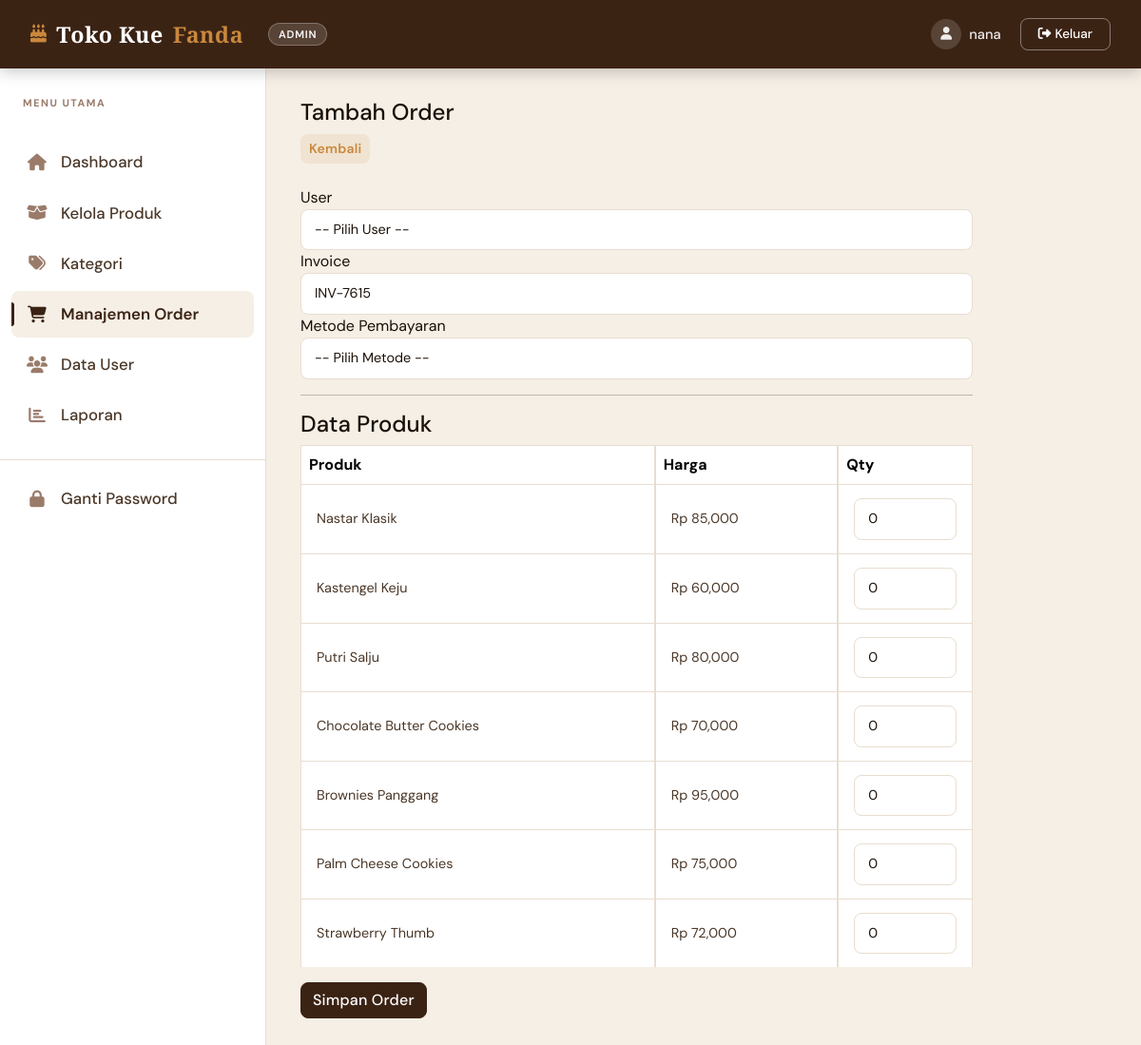
/admin/order_tambah.php (signed in), run on the app's committed database.
### tables this page shows
CREATE TABLE `produk` (
  `produk_id` int(11) NOT NULL,
  `nama_produk` varchar(150) NOT NULL,
  `kategori_id` int(11) NOT NULL,
  `harga` int(11) NOT NULL,
  `stok` int(11) NOT NULL,
  `deskripsi` text NOT NULL,
  `gambar` varchar(255) NOT NULL,
  `created_at` timestamp NOT NULL DEFAULT current_timestamp() ON UPDATE current_timestamp()
);

### admin/order_tambah.php (the view, shortened to what this page needs)
<?php
include 'header.php';
include '../koneksi.php';
?>
<div class="container">
    <div class="panel">
        <div class="panel-heading">
            <h4>Tambah Order</h4>
        </div>
        <div class="panel-body">
            <div class="col-md-10 col-md-offset-1">
                <a href="order.php" class="btn btn-sm btn-info pull-right">
                    Kembali
                </a>
                <br><br>
                <form method="POST" action="order_aksi.php">
                    <div class="form-group">
                        <label>User</label>
                        <select name="user_id" class="form-control" required>
                            <option value="">
                                -- Pilih User --
                            </option>
                        </select>
                    </div>
                    <div class="form-group">
                        <label>Invoice</label>
                        <input type="text"
                               name="invoice"
                               class="form-control"
                               value="INV-<?php echo rand(1000,9999); ?>"
                               readonly>
                    </div>
                    <div class="form-group">
                        <label>Metode Pembayaran</label>
                        <select name="metode_pembayaran"
                                class="form-control"
                                required>
                            <option value="">
                                -- Pilih Metode --
                            </option>
                        </select>
                    </div>
                    <hr>
                    <h4>Data Produk</h4>
                    <table class="table table-bordered">
                        <tr>
                            <th>Produk</th>
                            <th>Harga</th>
                            <th width="20%">Qty</th>
                        </tr>
                        <?php
                        $produk = mysqli_query($koneksi,
                            "SELECT * FROM produk");
                        while($p = mysqli_fetch_array($produk)){
                        ?>
                        <tr>
                            <td>
                                <?php echo $p['nama_produk']; ?>
                            </td>
                            <td>
                                Rp <?php echo number_format($p['harga']); ?>
                            </td>
                            <td>
                                <input type="number"
                                       name="qty[]"
                                       class="form-control"
                                       min="0"
                                       value="0">
                            </td>
                        </tr>
                        <?php
                        }
                        ?>
                    </table>
                    <input type="submit"
                           class="btn btn-primary"
                           value="Simpan Order">
                </form>
            </div>
        </div>
    </div>
</div>
<?php include 'footer.php'; ?>

### admin/style.css (style rules this page uses)
:root { --brown-dark: #3B2314; --brown-mid: #5C3D2E; --brown-light: #8B5E3C; --cream-bg: #F5EFE6; --cream-card: #FDF9F4; --cream-border: #E8DDD0; --accent-gold: #C9883C; --accent-rose: #C97B8C; --text-dark: #1A1008; --text-mid: #4A3728; --text-muted: #9A7B6A; --sidebar-w: 280px; --topbar-h: 72px; --radius: 14px; --radius-sm: 8px; --shadow: 0 4px 24px rgba(59,35,20,.10); --shadow-card: 0 2px 12px rgba(59,35,20,.08); --transition: all .25s cubic-bezier(.4,0,.2,1); }
*, *::before, *::after { box-sizing: border-box; margin: 0; padding: 0; }
html { scroll-behavior: smooth; }
body { font-family: 'DM Sans', sans-serif; background: var(--cream-bg); color: var(--text-dark); min-height: 100vh; overflow-x: hidden; }
.main-content > .container, .container { max-width: 100% !important; padding: 0; }
.table { width: 100%; border-collapse: separate; border-spacing: 0; }
.table tbody tr { transition: background .18s; }
.table tbody td { padding: 14px 16px !important; vertical-align: middle !important; border-bottom: 1px solid var(--cream-border) !important; border-top: none !important; color: var(--text-mid); font-size: .9rem; background: #fff !important; }
.table tbody tr:last-child td { border-bottom: none !important; }
.table-bordered td, .table-bordered th { border: 1px solid var(--cream-border) !important; }
.btn { font-family: 'DM Sans', sans-serif !important; font-weight: 500 !important; border-radius: var(--radius-sm) !important; transition: var(--transition) !important; letter-spacing: .2px; }
.btn-primary { background: var(--brown-dark) !important; border-color: var(--brown-dark) !important; color: #fff !important; }
.btn-info { background: rgba(201,136,60,.12) !important; border-color: transparent !important; color: var(--accent-gold) !important; font-weight: 600 !important; }
.form-control, .form-select { border: 1.5px solid var(--cream-border) !important; border-radius: var(--radius-sm) !important; padding: 10px 14px !important; font-size: .9rem !important; font-family: 'DM Sans', sans-serif !important; background: #fff !important; color: var(--text-dark) !important; transition: var(--transition) !important; }
.form-control::placeholder { color: var(--text-muted) !important; }
.table tbody tr { animation: fadeIn .3s ease both; }
.table tbody tr:nth-child(1) { animation-delay: .04s; }
.table tbody tr:nth-child(2) { animation-delay: .08s; }
.table tbody tr:nth-child(3) { animation-delay: .12s; }
.table tbody tr:nth-child(4) { animation-delay: .16s; }
.table tbody tr:nth-child(5) { animation-delay: .20s; }
.table tbody tr:nth-child(6) { animation-delay: .24s; }
.table tbody tr:nth-child(7) { animation-delay: .28s; }
.table tbody tr:nth-child(8) { animation-delay: .32s; }
body { background: var(--cream-bg) !important; }

### data on the page
produk: nama_produk "Nastar Klasik", harga "85,000"
produk: nama_produk "Kastengel Keju", harga "60,000"
produk: nama_produk "Putri Salju", harga "80,000"
produk: nama_produk "Chocolate Butter Cookies", harga "70,000"
produk: nama_produk "Brownies Panggang", harga "95,000"
produk: nama_produk "Palm Cheese Cookies", harga "75,000"
produk: nama_produk "Strawberry Thumb", harga "72,000"

### other printed values
$_SESSION['username'] "nana"
